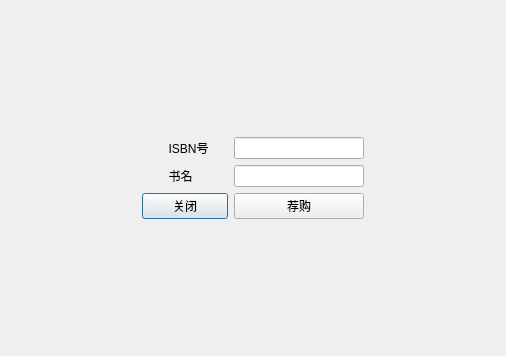
<?xml version="1.0" encoding="UTF-8"?>
<ui version="4.0">
 <class>toRecDialog</class>
 <widget class="QDialog" name="toRecDialog">
  <property name="geometry">
   <rect>
    <x>0</x>
    <y>0</y>
    <width>506</width>
    <height>356</height>
   </rect>
  </property>
  <property name="windowTitle">
   <string>Dialog</string>
  </property>
  <layout class="QGridLayout" name="gridLayout">
   <item row="4" column="1">
    <spacer name="verticalSpacer_2">
     <property name="orientation">
      <enum>Qt::Vertical</enum>
     </property>
     <property name="sizeHint" stdset="0">
      <size>
       <width>20</width>
       <height>40</height>
      </size>
     </property>
    </spacer>
   </item>
   <item row="2" column="2">
    <widget class="QLineEdit" name="BnameLe">
     <property name="maxLength">
      <number>20</number>
     </property>
    </widget>
   </item>
   <item row="3" column="1">
    <widget class="QPushButton" name="closeBtn">
     <property name="text">
      <string>        关闭        </string>
     </property>
    </widget>
   </item>
   <item row="2" column="1">
    <widget class="QLabel" name="BnameLb">
     <property name="text">
      <string>        书名</string>
     </property>
    </widget>
   </item>
   <item row="0" column="2">
    <spacer name="verticalSpacer">
     <property name="orientation">
      <enum>Qt::Vertical</enum>
     </property>
     <property name="sizeHint" stdset="0">
      <size>
       <width>20</width>
       <height>40</height>
      </size>
     </property>
    </spacer>
   </item>
   <item row="1" column="1">
    <widget class="QLabel" name="BnoLb">
     <property name="text">
      <string>        ISBN号</string>
     </property>
    </widget>
   </item>
   <item row="3" column="2">
    <widget class="QPushButton" name="toRecBtn">
     <property name="text">
      <string>荐购</string>
     </property>
    </widget>
   </item>
   <item row="1" column="2">
    <widget class="QLineEdit" name="BnoLe">
     <property name="maxLength">
      <number>20</number>
     </property>
    </widget>
   </item>
   <item row="1" column="3">
    <spacer name="horizontalSpacer_2">
     <property name="orientation">
      <enum>Qt::Horizontal</enum>
     </property>
     <property name="sizeHint" stdset="0">
      <size>
       <width>40</width>
       <height>20</height>
      </size>
     </property>
    </spacer>
   </item>
   <item row="2" column="0">
    <spacer name="horizontalSpacer">
     <property name="orientation">
      <enum>Qt::Horizontal</enum>
     </property>
     <property name="sizeHint" stdset="0">
      <size>
       <width>40</width>
       <height>20</height>
      </size>
     </property>
    </spacer>
   </item>
  </layout>
 </widget>
 <resources/>
 <connections/>
</ui>
